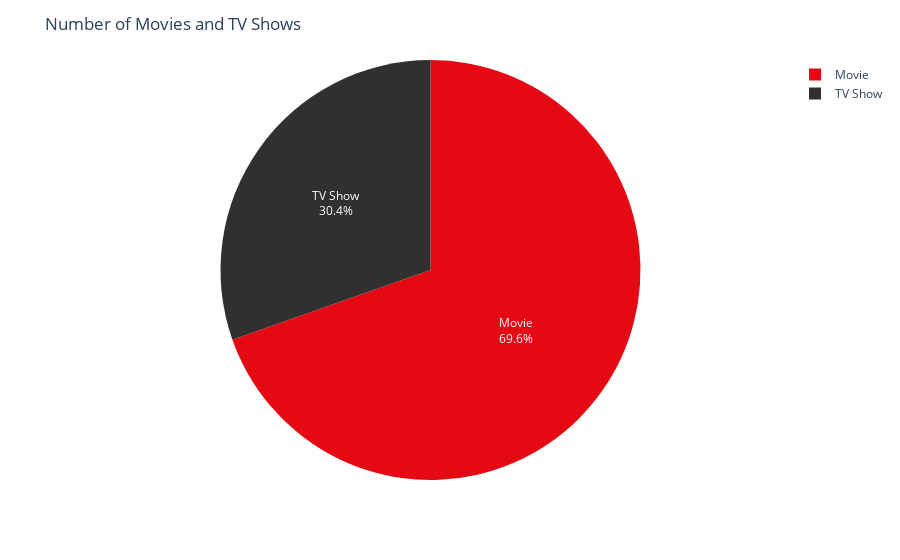

Notebook code cell kept with this figure:
### Markdown cell above
## Find some relevancy

### Code cell
#find the number of movies and tv shows
nf['type'].value_counts()

#find the number of movies and tv shows pie chart use plotly, color manually
fig = px.pie(nf, values=nf['type'].value_counts(), names=nf['type'].value_counts().index, color_discrete_sequence=netflix_palette)
fig.update_traces(textposition='inside', textinfo='percent+label')
fig.update_layout(title_text='Number of Movies and TV Shows')
fig.show()

### Figure 1 — Plotly figure (JSON) as saved in the notebook; plotly's stock layout.template omitted (floating-point values rounded to 4 significant figures)
{"data": [{"domain": {"x": [0, 1], "y": [0, 1]}, "hovertemplate": "label=%{label}<br>value=%{value}<extra></extra>", "labels": ["Movie", "TV Show"], "legendgroup": "", "name": "", "showlegend": true, "textinfo": "percent+label", "textposition": "inside", "type": "pie", "values": [6131, 2676]}], "layout": {"legend": {"tracegroupgap": 0}, "margin": {"t": 60}, "piecolorway": ["#E50914", "#303030", "#FFFFFF", "#000000"], "title": {"text": "Number of Movies and TV Shows"}}}
